Frame 1 (no input): blank canvas, image omitted
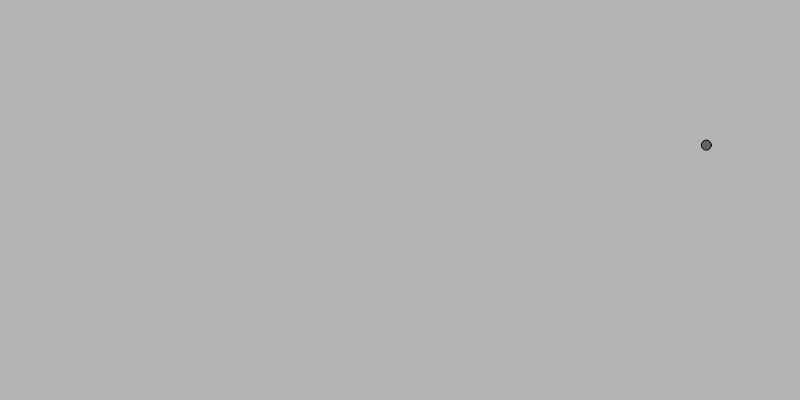
Frame 60 (no input)
Frame 120 (the mouse pressed at the canvas centre since frame 60): blank canvas, image omitted

The p5.js sketch that drew this single still picture (run headless with seeded random() and noise() and a simulated clock; from frame 60 on, the mouse is pressed at the canvas centre):

// p5.js sketch
// ── sketch.js
var ball;

function setup() {
	createCanvas(800, 400)
	ball =  new Mover()
}

function draw() {
	background(180);
	ball.update();
	ball.checkEdge();	
	ball.display();
}

function Mover(){
	this.loc = createVector(random(width), random(height));
	this.velocity = createVector(random(3), random(3));
	this.rad = 10;
	this.display =  function(){
		fill(100)
		ellipse(this.loc.x, this.loc.y, this.rad)
	};
	
	this.checkEdge = function(){
		if(this.loc.x > width || this.loc.x < 0){
			this.velocity.x *= -random(.5, 1.5)
		}
		if(this.loc.y > height || this.loc.y < 0){
			this.velocity.y *= -random(.5, 1.5)
		}
	}
	this.update = function(){
		this.loc.add(this.velocity)
	}
}
